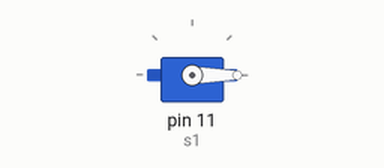
This sketch was run on a simulated Arduino Uno, built with avr-gcc and run on an emulated ATmega328P. On the bench: servo.

Above: at 0.05 s.
At 1.5 s:
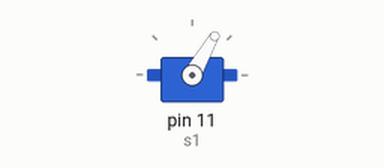
At 3.0 s:
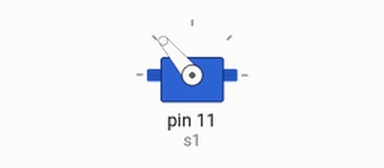
Timing chart, 0 to 6.9 s (numbered marks = the images above):
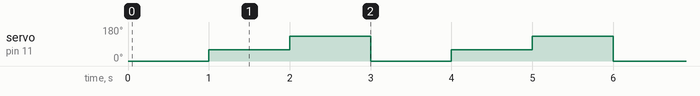

Measured:
- by itself, servo on pin 11 (s1): repeats every 3.0 s: 130° 1.0 s, 0° 1.0 s, 60° 1.0 s

The sketch:

7.ServoMotor.ino
```cpp
#include<Servo.h>

Servo s1;

void setup()
{
   s1.attach(11);

}

void loop()
{
    s1.write(0);
    delay(1000);

    s1.write(60);
    delay(1000);

    s1.write(130);
    delay(1000);
}
```
